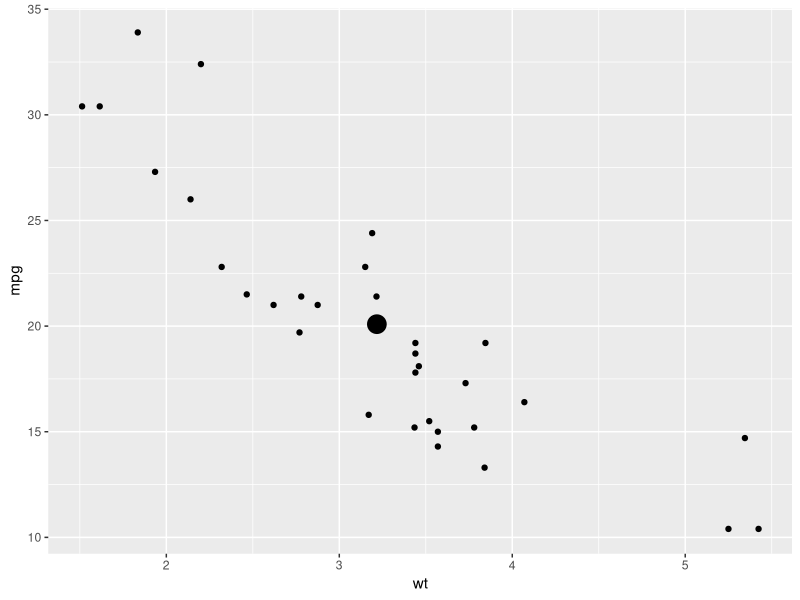
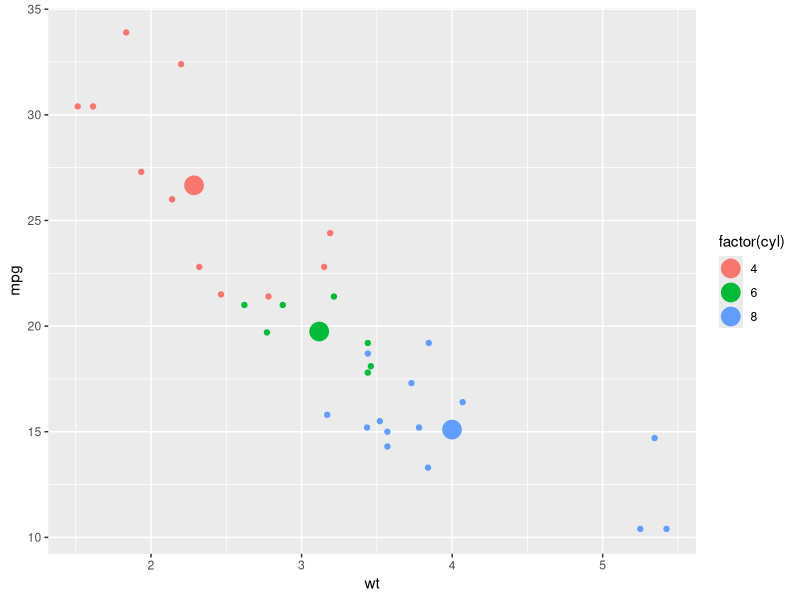
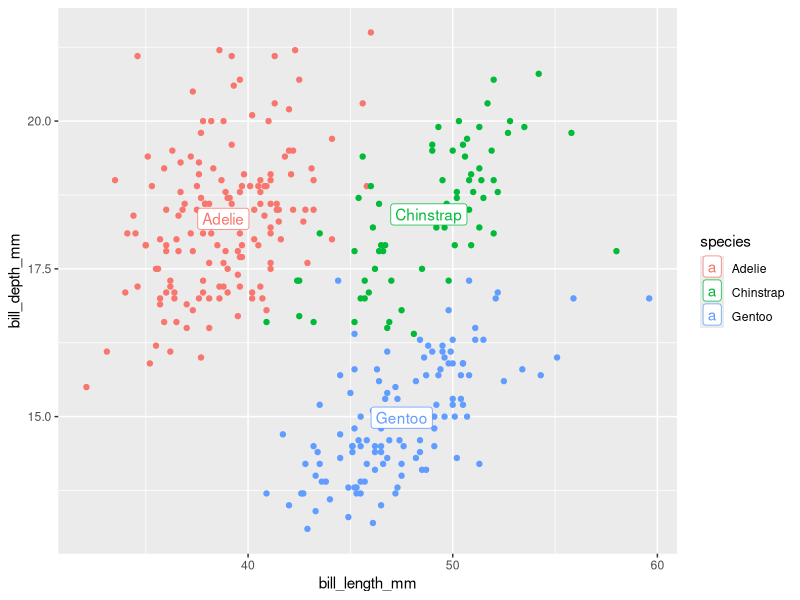
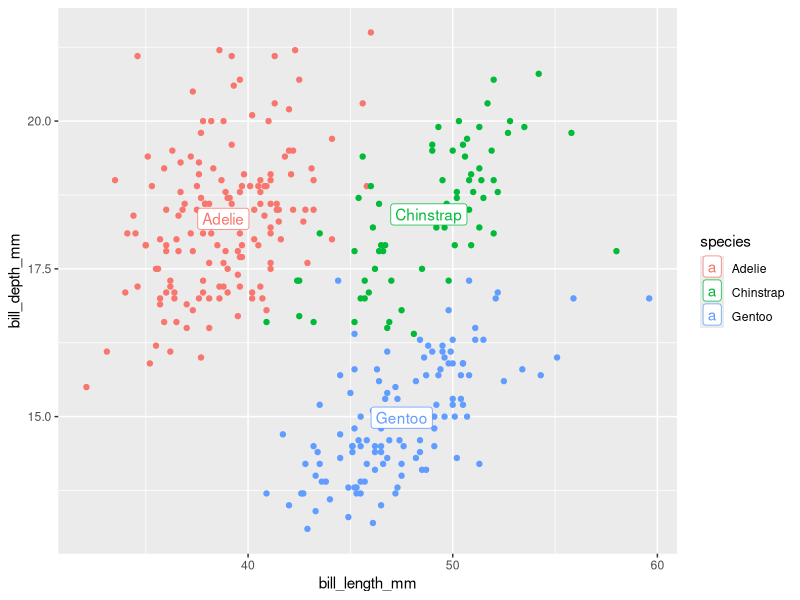
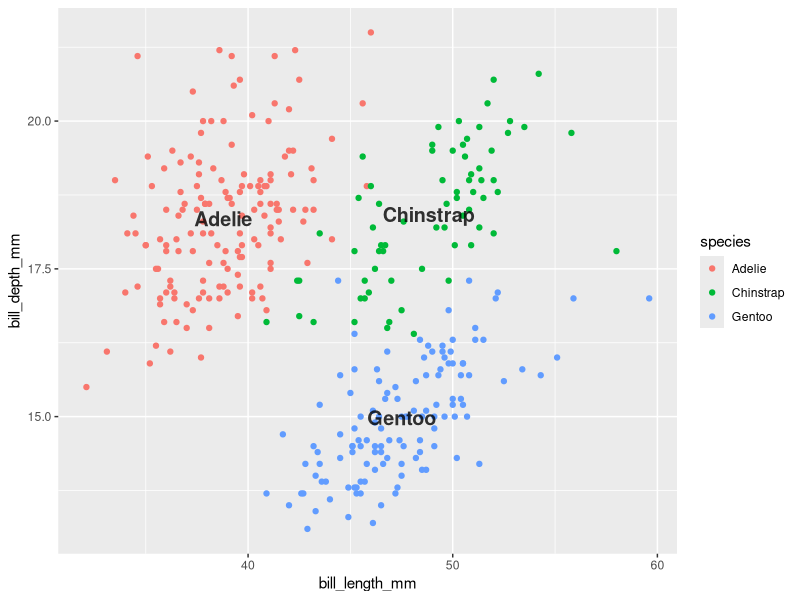
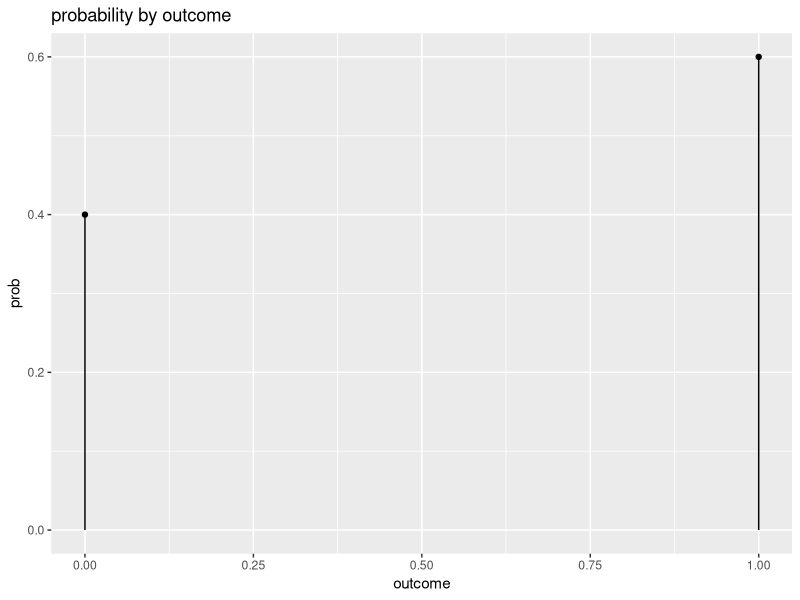
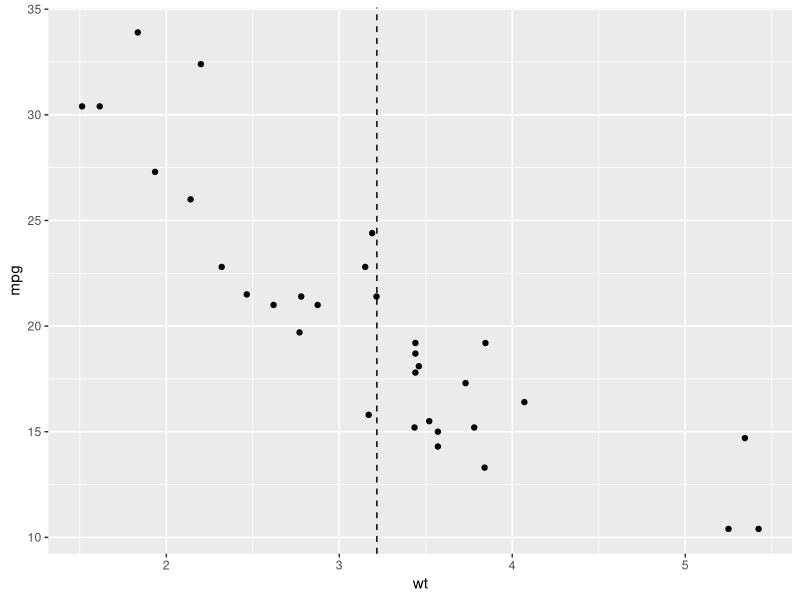
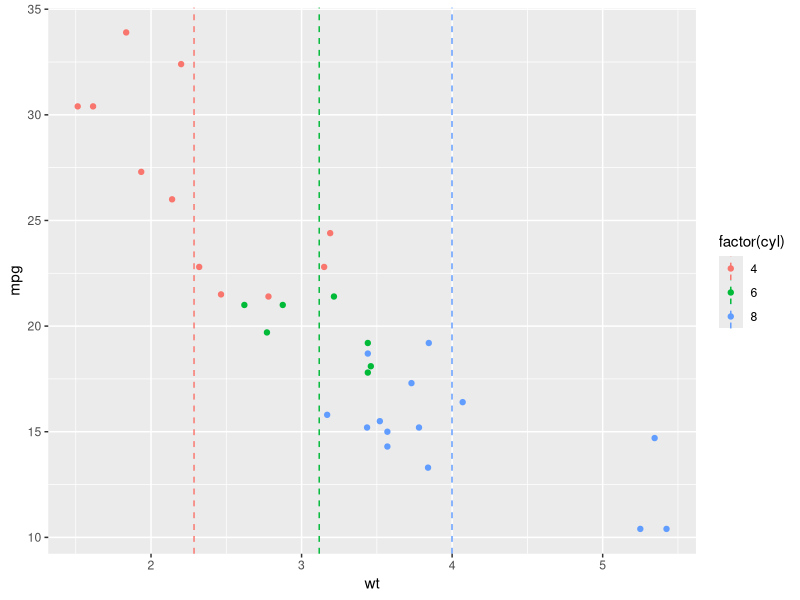

Source code (R) for these figures, in order:
## ---- chunk 1
knitr::opts_chunk$set(echo = TRUE, error = T)
options(tidyverse.quiet = TRUE)
## ---- chunk 2
library(tidyverse)

StatRasa <- ggplot2::ggproto("StatRasa", ggplot2::Stat,
  compute_group = function(data, scales, compute_group_fun, fun.args) {
     # Change default arguments of the function to the 
     # values in fun.args
     args <- formals(compute_group_fun)
     for (i in seq_along(fun.args)) {
        if (names(fun.args[i]) %in% names(fun.args)) {
           args[[names(fun.args[i])]] <- fun.args[[i]]
        } 
     }
     formals(compute_group_fun) <- args
     
     # Apply function to data
     compute_group_fun(data)
})

# stat function used in ggplot
stat_rasa <- function(mapping = NULL, data = NULL,
                      geom = "point", 
                      position = "identity",
                      compute_group_fun = NULL,
                      ...,
                      show.legend = NA,
                      inherit.aes = TRUE) {
   # Check arguments 
   if (!is.function(compute_group_fun)) stop("compute_group_fun must be a function")
   
   # Pass dotted arguments to a list
   fun.args <- match.call(expand.dots = FALSE)$`...`
   
   ggplot2::layer(
      data = data,
      mapping = mapping,
      stat = StatRasa,
      geom = geom,
      position = position,
      show.legend = show.legend,
      inherit.aes = inherit.aes,
      check.aes = FALSE,
      check.param = FALSE,
      params = list(
         compute_group_fun = compute_group_fun, 
         fun.args = fun.args,
         na.rm = FALSE,
         ...
      )
   )
}
## ---- chunk 3
group_means <- function(data){
  
 data %>% 
    summarise(x = mean(x),
              y = mean(y))
  
}

geom_means <- function(...){
  stat_rasa(compute_group_fun = group_means, ...)
}

mtcars |>
  ggplot() + 
  aes(x = wt,
      y = mpg) + 
  geom_point() + 
  geom_means(size = 6)

last_plot() + 
  aes(color = factor(cyl))
## ---- chunk 4

group_label_at_center <- function(data){
  
 data %>% 
    group_by(label) %>% 
    summarise(x = mean(x, na.rm = T),
              y = mean(y, na.rm = T))
  
}

geom_center_label <- function(...){
  stat_rasa(compute_group_fun = group_label_at_center, geom = GeomLabel, ...)
}


palmerpenguins::penguins |>
  ggplot() +
  aes(x = bill_length_mm,
      y = bill_depth_mm) +
  aes(color = species) +
  geom_point() +
  geom_center_label(aes(label = species))

last_plot() + 
  aes(color = species)


geom_center_text <- function(...){
  stat_rasa(compute_group_fun = group_label_at_center, geom = GeomText, ...)
}


palmerpenguins::penguins |>
  ggplot() +
  aes(x = bill_length_mm,
      y = bill_depth_mm) +
  geom_point() +
  aes(color = species) +
  geom_center_text(aes(label = species), 
                    color = "Black", 
                    alpha = .8,
                   size = 5, 
                   fontface = "bold")

layer_data(i = 2)
## ---- chunk 5
compute_post <- function(data){
  
  data %>% 
    mutate(xend = x,
           yend = 0)
  
}

geom_post <- function(...){
  stat_rasa(compute_group_fun = compute_post, geom = "segment", ...)
}


data.frame(outcome = 0:1, prob = c(.4, .6)) |>
  ggplot() + 
  aes(x = outcome,
      y = prob) + 
  geom_post() + 
  geom_point() + 
  labs(title = "probability by outcome")


## ---- chunk 6
compute_xmean <- function(data){
  
  data %>% 
    summarize(xintercept = mean(x))
  
}

geom_xmean <- function(...){
  stat_rasa(compute_group_fun = compute_xmean, geom = "vline", ...)
}

mtcars |>
  ggplot() + 
  aes(x = wt,
      y = mpg) + 
  geom_point() + 
  geom_xmean(linetype = "dashed")

last_plot() + 
  aes(color = factor(cyl))
## ---- chunk 7
compute_xy_quantile <- function(data, q = .25){
  
  data %>% 
    summarise(x = quantile(x, q),
              y = quantile(y, q)) 
  
}

geom_quantile <- function(...){
  stat_rasa(compute_group_fun = compute_xy_quantile, geom = "point", ...)
}

mtcars |>
  ggplot() + 
  aes(x = wt,
      y = mpg) + 
  geom_point() + 
  geom_quantile(size = 8) + 
  geom_quantile(size = 8, q = .75)

## ---- chunk 8
# using .75 span to match ggplot2 geom_smooth
Detrend <- function(data, method = "lm", span = 0.75) {
   if (method == "lm") {
      data$y <- resid(lm(y ~ x, data = data))
   } else {
      data$y <- resid(loess(y ~ x, span = span, data = data))
   }
   as.data.frame(data)
   }
   
   
library(ggplot2)
set.seed(42)
x <- seq(-1, 3, length.out = 30)
y <- x^2 + rnorm(30)*0.5
df <- data.frame(x = x, y = y)

ggplot(df, aes(x, y)) +
  geom_line(aes(color = "raw data")) +
  geom_smooth(aes(color = "loess smoothing"),
              alpha = .3) + 
  stat_smooth(geom = "point", 
              aes(color = "loess smoothing"),
              xseq = df$x) +
  stat_rasa(geom = "line", 
             compute_group_fun = Detrend, 
             method = "smooth",
             aes(color = "detrended")) +
  geom_hline(yintercept = 0, 
             linetype = "dashed") + 
  scale_color_discrete(breaks = 
                         fct_inorder(c("raw data",
                                       "loess smoothing",
                                       "detrended"))) +
  labs(title = "detrending with loess smoothing")
## ---- chunk 9
stat_detrend <- function(...) {
   stat_rasa(compute_group_fun = Detrend, geom = "line", ...)
}

ggplot(df, aes(x, y)) + 
  geom_line(aes(color = "raw data")) +
  geom_smooth(method = "lm", 
              aes(color = "linear model")) +
  stat_smooth(method = "lm", geom = "segment",
              xend = df$x, yend = df$y,
              xseq = df$x, alpha = .2
              ) +
  stat_detrend(method = "lm", 
                aes(color = "detrended")) +
  geom_hline(yintercept = 0, 
             linetype = "dashed") + 
  scale_color_discrete(breaks = 
                         fct_inorder(c("raw data",
                                       "linear model",
                                       "detrended"))) + 
  labs(title = "Linear detrending",
       color = NULL)
## ---- chunk 10
rasa_g <- function(compute_group_fun, geom, ...){
  
  stat_rasa(compute_group_fun = compute_group_fun, geom = geom, ...)
  
}
## ---- chunk 11
library(tidyverse)
geom_xmean <- function(...){rasa_g(function(df) df |> summarize(xintercept = mean(x)), "vline", ...)}

ggplot(cars) +
  aes(speed, dist) + 
  geom_point() + 
  geom_xmean(linetype = 'dashed')
  
last_plot() + 
  aes(color = dist > 50)
## ---- chunk 12
geom_post <- function(...){rasa_g(function(df) df |> mutate(xend = x, yend = 0), "segment", ...)}

ggplot(cars) +
  aes(speed, dist) + 
  geom_post() +
  geom_point() 
## ---- chunk 13
geom_means <- function(...){rasa_g(function(df) df |> summarize(x = mean(x, na.rm = T), y = mean(y, na.rm = T)), "point", ...)}

palmerpenguins::penguins %>% 
  ggplot() + 
  aes(bill_length_mm, bill_depth_mm) + 
  geom_point() + 
  geom_means(size = 7)
## ---- chunk 14
geom_grouplabel <-  function(...){rasa_g(function(df) df |> group_by(label) |> summarize(x = mean(x, na.rm = T), y = mean(y, na.rm = T)), "label", ...)}

palmerpenguins::penguins %>% 
  ggplot() + 
  aes(bill_length_mm, bill_depth_mm, label = species, group = species) + 
  geom_point() + 
  geom_grouplabel(size = 7)
